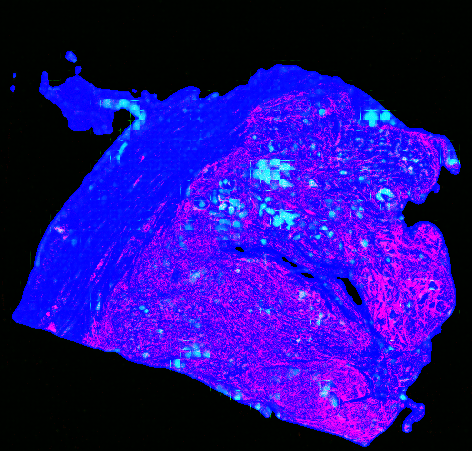
#> input picture images/TCGA-4Z-AA7Q-01Z-00-DX1.png, 472 x 451 px, found by its file name
$ python split_rgb.py
#> lines starting #> are read from the running program, lines starting #| are printed output that depends on the picture; after the words box and inside, x2 and y2 are one past the last pixel; in counts of white or black regions, pixels touching at a corner belong together
# Processes an image file to separate and display its Red, Green, and Blue (RGB) color channels, potentially saving these as new images. It also includes related utility functions such as converting images to arrays and vice versa.
# python pil image split to rgb
# https://stackoverflow.com/questions/51325224/python-pil-image-split-to-rgb
# https://stackoverflow.com/questions/13550376/pil-image-to-array-numpy-array-to-array-python

import csv

import cv2 as cv
import numpy as np
from PIL import Image

FILENAME = 'TCGA-4Z-AA7Q-01Z-00-DX1.png'


# [36 lines left out: functions separate_colors, use_opencv, not called in this run]

    # # (channel_b, channel_g, channel_r) = cv.split(img)
    # (channel_b, channel_g, channel_r) = (img[:, :, 0], img[:, :, 1], img[:, :, 2])
    # # print(channel_r[0])
    # print(channel_r.shape)  # col, row
    # plt.imshow(channel_r)
    # plt.show()


def use_pil(filename):
#> called with filename = 'TCGA-4Z-AA7Q-01Z-00-DX1.png'
    pil_image, data = read_image(filename)
#> in read_image, im is the input picture: PIL image 472x451 RGB; mean R, G, B 35.9, 11.7, 139.8
#> in read_image, `list_of_pixels = list(im.getdata())`: list_of_pixels = 212872 items
#> data = 212872 items
    print('size', pil_image.size)
#| size (472, 451)

    lst = separate_rgb(data)
#> lst = 3 items
    len_list = len(lst)
#> len_list = 3
    print('List length ' + str(len_list))
#| List length 3

    red, green, blue = pil_image.split()
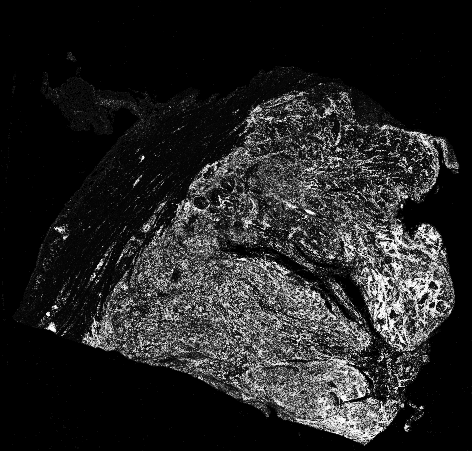
#> red: PIL image 472x451 L; min 0, max 255, mean 35.9
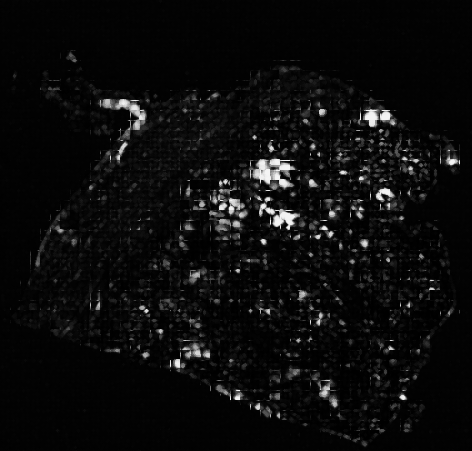
#> green: PIL image 472x451 L; min 0, max 244, mean 11.7
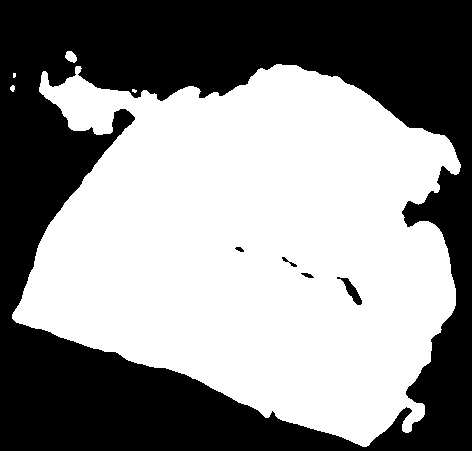
#> blue: PIL image 472x451 L; 54.8% white; 5 black regions, box (x1, y1, x2, y2) and area: (0, 0, 472, 451) 95821, (337, 277, 362, 305) 227, (282, 257, 297, 267) 42, (301, 273, 314, 278) 38, (235, 247, 244, 252) 29
    red.show()
    green.show()
    blue.show()

    if len_list == 3:
        # save_csv(lst[0], 'r')
        # save_csv(lst[1], 'g')
        # save_csv(lst[2], 'b')
        save_image(pil_image, lst[0], 'r')
        save_image(pil_image, lst[1], 'g')
        save_image(pil_image, lst[2], 'b')


def read_image(filename):
    im = Image.open(filename)
    list_of_pixels = list(im.getdata())
    return im, list_of_pixels


def separate_rgb(data):
    # Suppress specific bands (e.g. (255, 120, 65) -> (0, 120, 0) for g)
    r = [(d[0], 0, 0) for d in data]
    g = [(0, d[1], 0) for d in data]
    b = [(0, 0, d[2]) for d in data]

    lst = [r, g, b]
    return lst


def save_image(original_img, list_of_pixels, name):
#> called with name = 'r'
    im2 = Image.new(original_img.mode, original_img.size)
#> im2: PIL image 472x451 RGB; every value is 0
    im2.putdata(list_of_pixels)
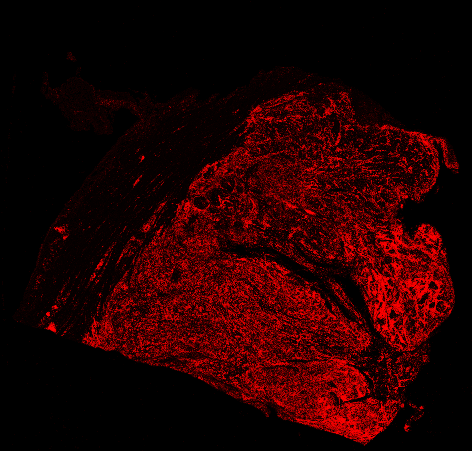
#> im2: PIL image 472x451 RGB; mean R, G, B 35.9, 0, 0
    im2.save(name + '.png')
    return


# [109 lines left out: functions save_csv, color_to_index, index_to_color, image2pixelarray, jpg_image_to_array, jpg_image_to_array1 and 3 more, not called in this run]


# use_opencv(FILENAME)
use_pil(FILENAME)
#> call 2 of save_image, with name = 'g'
#> in save_image (call 2), `im2.putdata(list_of_pixels)`:
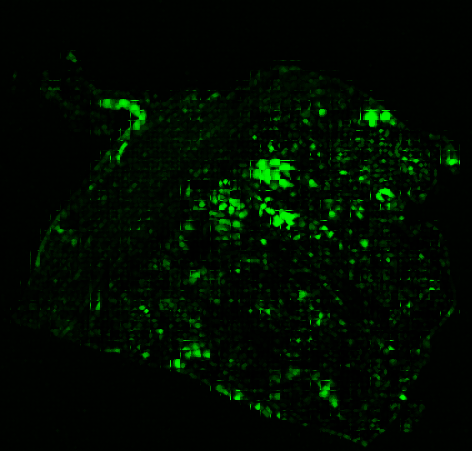
#> im2: PIL image 472x451 RGB; mean R, G, B 0, 11.7, 0
#> call 3 of save_image, with name = 'b'
#> in save_image (call 3), `im2.putdata(list_of_pixels)`:
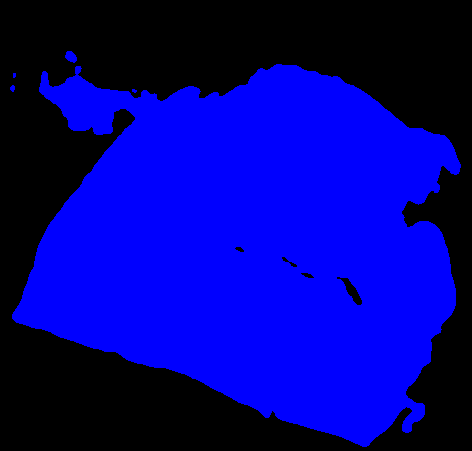
#> im2: PIL image 472x451 RGB; mean R, G, B 0, 0, 139.8
# separate_colors()

$ run again, with images/TCGA-3C-AALI-01Z-00-DX1.png copied over images/TCGA-4Z-AA7Q-01Z-00-DX1.png
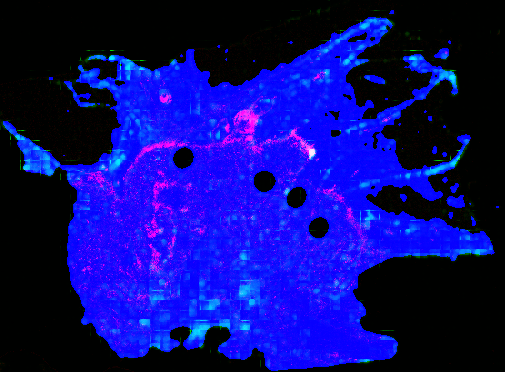
#> input picture images/TCGA-3C-AALI-01Z-00-DX1.png, 505 x 372 px, found by its file name
#> in read_image, im is the input picture: PIL image 505x372 RGB; mean R, G, B 12.4, 11.4, 124.9
#> list_of_pixels = 187860 items
#| size (505, 372)
#> lst = 3 items
#> len_list = 3
#| List length 3
#> in use_pil, `red, green, blue = pil_image.split()`:
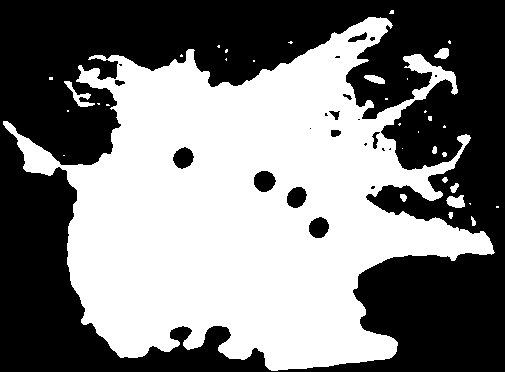
#> blue: PIL image 505x372 L; 49% white; 35 white regions (23 under 20 px), largest, box (x1, y1, x2, y2) and area: (3, 17, 495, 371) 90970, (64, 81, 95, 107) 224, (446, 195, 465, 208) 180
#> in save_image (call 3), `im2.putdata(list_of_pixels)`:
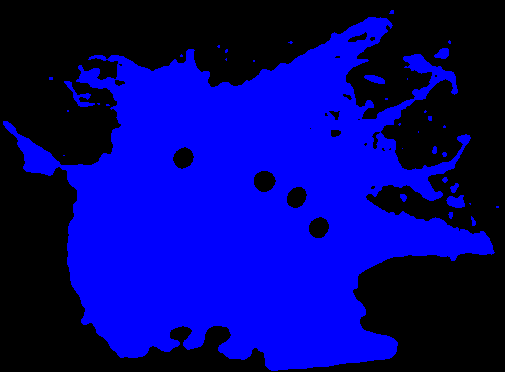
#> im2: PIL image 505x372 RGB; mean R, G, B 0, 0, 124.9
